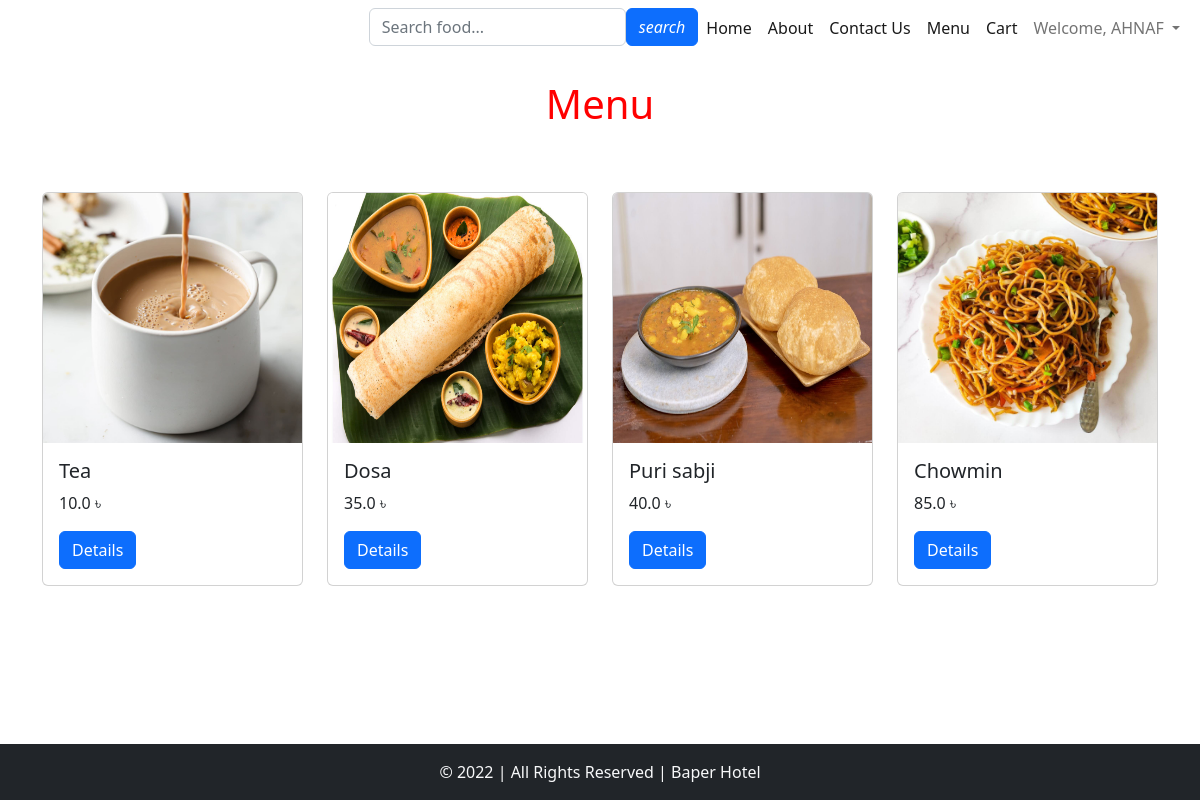
Screenshot of /food/menu/ (signed in) with the database file from the repository.
### food/models.py (models this page shows, shortened)
class Food(models.Model):
    category = models.ForeignKey(Cuisine, on_delete=models.DO_NOTHING)  #if parent data gets deleted, we can still use the data through DO_NOTING
    name = models.CharField(max_length=100)
    price = models.FloatField()
    description = models.TextField()
    secondary_description = models.TextField(blank=True)    #optional, so we make blank = true means we may or may not give data in this field
    is_available = models.BooleanField(default=True)
    photo = models.ImageField(upload_to = 'food_images/')   # a new folder is created under CAFE

### food/views.py (the view)
# urls.py: path('menu/', views.menu, name="menu"),                     # for base.html <a href="{% url 'menu'%}"
def menu(request):
    foods = Food.objects.all()         # foods is an object, Food.objects.all() is same as select * from Food
    context = {                        # we create a dictionary context which stores the foods object
        'foods': foods
    }
    return render(request, 'food/menu.html', context)   # we pass this context dictionary to menu.html in food folder under templates, this foods object can be used to directly fetch values from Food table

### templates/food/menu.html
{% extends 'base.html' %}
{% block content %}
<h1 class="py-4" style="text-align: center; color: red;">Menu</h1>
<br>
<div class="container">
    <div class="row">
        {% for food in foods %}
        <div class="col-md-3">
            <div class="card my-2">
                <img src="{{food.photo.url}}" alt="" class="card-img-top" height="250">
                <div class="card-body">
                    <h5 class="h5">{{food.name}}</h5>
                    <p class="card-text">{{food.price}} &#2547;</p>
                    <a href="{% url 'details' food.id %}" class="btn btn-primary">Details</a>
                </div>
            </div>
        </div>
        {% endfor %}
    </div>
</div>
{% endblock content %}

### templates/base.html (shortened to what this page needs)
{% load static %}
<!DOCTYPE html>
<html lang="en">
<head>
    <link rel="stylesheet" href="{% static 'bs/bootstrap.min.css'%}">
    <link rel="stylesheet" href="{% static 'css/style.css'%}">
</head>
<body>
    <nav class="navbar navbar-expand-md">
        <div class="container-fluid">
          <div class="collapse navbar-collapse" id="navbarSupportedContent">
            <ul class="navbar-nav ms-auto mb-2 mb-lg-0">
              <li class="nav-item">
                <form action="{% url 'search' %}" method="post">
                  <div class="form-outline d-flex relative">
                    <input type="text" id="form1" class="form-control searchinput" name="form1" placeholder="Search food..."  required />
                    <button type="submit" class="btn btn-primary">
                      <i class="fas fa-search"> search</i>
                    </button>
                  </div>
                </form>
              </li>
              <li class="nav-item">
                <a class="nav-link active" aria-current="page" href="{% url 'home'%}">Home</a>
              </li>
              <li class="nav-item">
                <a class="nav-link active" aria-current="page" href="{% url 'about_us'%}">About</a>
              </li>
              <li class="nav-item">
                <a class="nav-link active" aria-current="page" href="{% url 'contact'%}">Contact Us</a>
              </li>
              <li class="nav-item">
                <a class="nav-link active" aria-current="page" href="{% url 'menu'%}">Menu</a>
              </li>
              {% if user.is_authenticated %}
              <li class="nav-item dropdown">
                <li class="nav-item">
                  <a class="nav-link active" aria-current="page" href="{% url 'cart' %}">Cart</a>
                </li>
                <a class="nav-link dropdown-toggle" href="#" id="navbarDropdown" role="button" data-bs-toggle="dropdown" aria-expanded="false">
                  Welcome, {{user.first_name}}
                </a>
              </li>
              {% endif %}
            </ul>
          </div>
        </div>
    </nav>
    {% block content %}
    {% endblock content %}
    <footer class="bg-dark text-light p-3 text-center" style="position: fixed; width: 100%; bottom:0;">
        &copy; 2022 | All Rights Reserved | Baper Hotel
    </footer>
</body>
</html>

### templates/base.html (style rules this page uses)
.relative { position: relative; }

### rows the page displays
Food: photo (picture), name "Tea", price "10.0"
Food: photo (picture), name "Dosa", price "35.0"
Food: photo (picture), name "Puri sabji", price "40.0"
Food: photo (picture), name "Chowmin", price "85.0"

### other values shown
{{ user.first_name }} "AHNAF"
